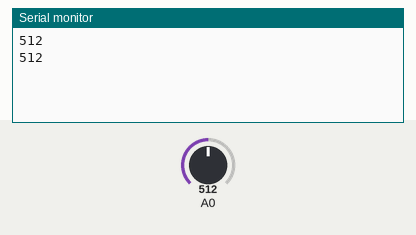
Simulated run of this sketch. Board: Arduino Uno, built with avr-gcc and run on an emulated ATmega328P. Shown: the last lines printed to the serial monitor. The inputs (shaded band) are chosen by the test bench; at power-on: A0 = 512.

Above: at 1.8 s.
1.9 s: A0 set to 716
At 2.6 s:
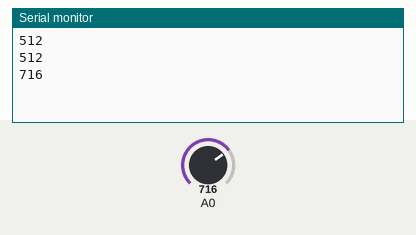
3.4 s: A0 set to 900
At 4.8 s:
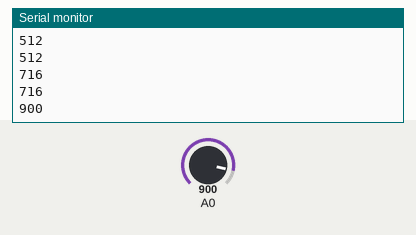
Timing chart, 0 to 6.4 s (numbered marks = the images above; inputs shaded):
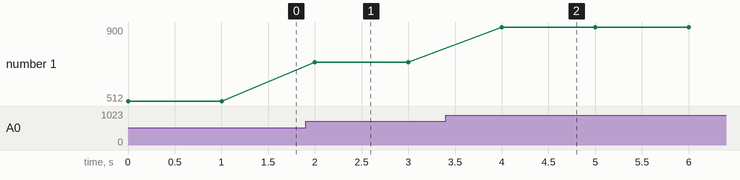

Measured:
- after the input at 1.9 s, the serial monitor: prints a new line after 0.10 s (image 1)
- after the input at 3.4 s, the serial monitor: prints a new line after 0.60 s (image 2)
- plotted number 1: 512 → 716 after the input at 1.9 s, 716 → 900 after the input at 3.4 s

The sketch:

LM61Biz.ino
```cpp
void setup() {
    Serial.begin(74880);  // 74880baudでシリアル回線を初期化する
    while (!Serial) ;     // シリアル回線が利用可能になるまで待つ
}

void loop() {
    int val = analogRead(A0);  // Toutの電圧を読む
    Serial.println(val);       // 読んだ電圧を出力する
    delay(1000);
}
```
